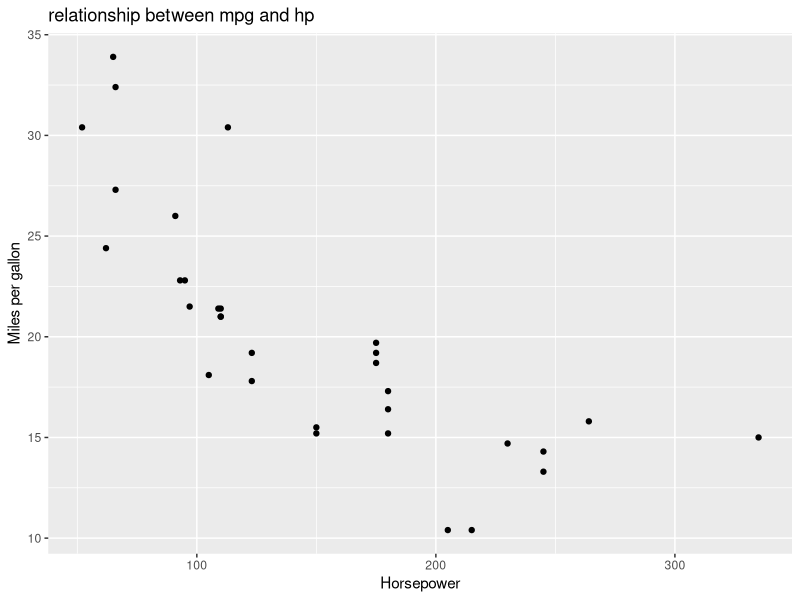

Recreate this plot in R.
## ---- chunk 1
knitr::opts_chunk$set(echo = F, message = F, warning = F)
library(ggplot2)
## ---- chunk 2
# 
data(mtcars)
ggplot(mtcars, aes(hp,mpg)) + geom_point() + 
  labs(x = "Horsepower", y = 'Miles per gallon', title = 'relationship between mpg and hp')
